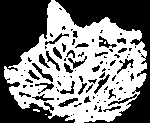
#> input picture pcb/heatlink/art/chi.png, 150 x 123 px, given in place of nakostat-heatlink-top.png, which was not available
$ python key.py
#> lines starting #> are read from the running program, lines starting #| are printed output that depends on the picture
### pcb/heatlink/board/parts.py
"""Parts catalogue: LCSC/EasyEDA footprints and symbols (plus two local board-only footprints),
keyed by role."""
from dataclasses import dataclass
from pathlib import Path

from board.kicadlib import Footprint, load_footprint, load_symbol_pin_types, load_symbol_pins

HERE = Path(__file__).resolve().parent.parent
LCSC_FP = HERE / "footprints" / "lcsc.pretty"
LCSC_SYM = HERE / "footprints" / "lcsc.kicad_sym"
LOCAL_FP = HERE / "footprints" / "local.pretty"


@dataclass
class PartDef:
    key: str
    value: str
    lcsc: str | None         # None: a board-only footprint (test pads, mounting hole), never in BOM/CPL
    footprint: Footprint
    pins: dict
    pin_types: dict
    extended: bool
    tht: bool
    rotation_offset: float   # degrees added to placement rotation for JLCPCB CPL
    body: tuple              # (xmin, ymin, xmax, ymax): the part's real extent, for placement checks


# key: (value, lcsc, footprint file stem, symbol name, extended, rotation_offset)
# Footprint stems and symbol names are exactly what easyeda2kicad wrote. lcsc None means a local,
# board-only footprint from footprints/local.pretty with pin name = pad number.
_TABLE = {
    "ESP32": ("ESP32-S3-MINI-1-N8", "C2913206", "BULETM-SMD_ESP32-S3-MINI-1-N8", "ESP32-S3-MINI-1-N8", True, 0),
    "JST5": ("SM05B-SRSS-G-TB", "C265419", "CONN-SMD_SM05B-SRSS-G-TB-LF-SN", "SM05B-SRSS-G-TB(LF)(SN)", True, 0),
    "ESD": ("USBLC6-2SC6", "C7519", "SOT-23-6_L2.9-W1.6-P0.95-LS2.8-BL", "USBLC6-2SC6", True, 0),
    "LDO": ("AP2112K-3.3TRG1", "C51118", "SOT-25-5_L2.9-W1.6-P0.95-LS2.8-BL", "AP2112K-3.3TRG1", True, 0),
    "PTC": ("500mA PTC", "C163512", "F1206", "1206L050YR", True, 0),
    "TVS": ("SMF5.0A", "C151296", "SOD-123F_L2.8-W1.8-LS3.7-RD", "SMF5.0A_C151296", True, 0),
    "SW": ("TS-1187A-B-A-B", "C318884", "SW-SMD_4P-L5.1-W5.1-P3.70-LS6.5-TL_H1.5", "TS-1187A-B-A-B", False, 0),
    "LED": ("WS2812B-2020-V6", "C52917434", "LED-SMD_4P-L2.2-W2.0-P1.00_WS2815C-2020-4P", "WS2812B-2020-V6", True, 0),
    "RELAY": ("HF46F/5-HS1", "C5274168", "RELAY-TH_HF46F-XX-HS1XX-XXX", "HF46F_5-HS1_C5274168", True, 0),
    "FET": ("AO3400A", "C20917", "SOT-23-3_L2.9-W1.3-P1.90-LS2.4-BR", "AO3400A", False, 0),
    "DIODE": ("1N4148W", "C81598", "SOD-123F_L2.7-W1.6-LS3.8-RD", "1N4148W_C81598", False, 0),
    "TERM": ("KF128-5.08-2P", "C474952", "CONN-TH_P5.08_KF128-5.08-2P", "KF128-5.08-2P", True, 0),
    "TOGGLE": ("MTS-103 ON-OFF-ON", "C1788493", "SW-TH_MT-0-103-A101-M200-RS", "MT-0-103-A101-M200-RS+PJ", True, 0),
    "IO": ("DB125-3.5-8P-GN-S", "C5184954", "CONN-TH_8P-P3.50_DORABO_DB125-3.5-8P-GN-S", "DB125-3.5-8P-GN-S", True, 0),
    "IDC": ("DC3-2.54-16PAS", "C2977594", "IDC-TH_16P-P2.54_C3406", "DC3-2.54-16PAS", True, 0),
    "R5K1": ("5k1", "C25905", "R0402", "0402WGF5101TCE", False, 0),
    "R10K": ("10k", "C25744", "R0402", "0402WGF1002TCE", False, 0),
    "R4K7": ("4k7", "C25900", "R0402", "0402WGF4701TCE", False, 0),
    "R100K": ("100k", "C25741", "R0402", "0402WGF1003TCE", False, 0),
    "R100": ("100R", "C25076", "R0402", "0402WGF1000TCE", False, 0),
    "R330": ("330R", "C25104", "R0402", "0402WGF3300TCE", False, 0),
    "C100N": ("100nF", "C1525", "C0402", "CL05B104KO5NNNC", False, 0),
    "C1U": ("1uF", "C52923", "C0402", "CL05A105KA5NQNC", False, 0),
    "C10U": ("10uF", "C19702", "C0603", "CL10A106KP8NNNC", False, 0),
    "DEBUG": ("Debug pads", None, "DebugPads_1x5_P2.54", None, False, 0),
    "MH": ("M3 hole", None, "MountingHole_M3_3.2mm_Pad6", None, False, 0),
    "MHN": ("M3 hole, unplated", None, "MountingHole_M3_3.2mm_NPTH", None, False, 0),
}

# Manufacturer and part number for each assembled part, for PCBWay's BOM (JLCPCB's takes the LCSC
# number alone). PCBWay buys parts anywhere, so the LCSC number goes in the notes as a source.
MFR = {
    "ESP32": ("Espressif", "ESP32-S3-MINI-1-N8"), "JST5": ("JST", "SM05B-SRSS-G-TB(LF)(SN)"),
    "ESD": ("STMicroelectronics", "USBLC6-2SC6"), "LDO": ("Diodes Inc", "AP2112K-3.3TRG1"),
    "PTC": ("Littelfuse", "1206L050YR"), "TVS": ("Littelfuse", "SMF5.0A"),
    "SW": ("XKB Connection", "TS-1187A-B-A-B"), "LED": ("Worldsemi", "WS2812B-2020-V6"),
    "RELAY": ("Hongfa", "HF46F/5-HS1"), "FET": ("Alpha & Omega", "AO3400A"),
    "DIODE": ("Semtech", "1N4148W"), "TERM": ("Cixi Kefa", "KF128-5.08-2P-AA"),
    "TOGGLE": ("Yuen Fung", "MT-0-103-A101-M200-RS"), "IO": ("DORABO", "DB125-3.5-8P-GN-S"),
    "IDC": ("ZHOURI", "DC3-2.54-16PAS"),
    "R4K7": ("UNI-ROYAL", "0402WGF4701TCE"),
    "R5K1": ("UNI-ROYAL", "0402WGF5101TCE"), "R10K": ("UNI-ROYAL", "0402WGF1002TCE"),
    "R100K": ("UNI-ROYAL", "0402WGF1003TCE"), "R100": ("UNI-ROYAL", "0402WGF1000TCE"),
    "R330": ("UNI-ROYAL", "0402WGF3300TCE"), "C100N": ("Samsung", "CL05B104KO5NNNC"),
    "C1U": ("Samsung", "CL05A105KA5NQNC"), "C10U": ("Samsung", "CL10A106KP8NNNC"),
}

# fetched-name -> our-name, per key. The module symbol calls GPIOn "IOn" and spells the UART0 pins
# TXD0/RXD0 (GPIO43/44), exactly as Espressif's datasheet table does; we keep those names.
ALIASES = {}

# Real extents where the footprint's courtyard is smaller than the part. The EasyEDA module
# footprint's courtyard covers only the pad field (15.4 x 15.4); the module is 15.4 x 20.5 with
# the PCB antenna in the 5.05 mm beyond pads 46-60 (its silkscreen outline: y -12.8 .. 7.7).
# The terminal block, the relay and the toggle switch: their bodies, from the footprints' silk
# outlines and the datasheets (the EasyEDA courtyards are the pad fields).
BODY = {"ESP32": (-7.7, -12.8, 7.7, 7.7),
        "JST5": (-3.9, -2.79, 3.9, 3.16),      # tabs x +-3.9, signal pads to y -2.79, housing front 2.83
        "TERM": (-5.08, -5.4, 5.08, 5.3),
        "RELAY": (-10.4, -3.6, 10.5, 3.6),
        "TOGGLE": (-6.5, -4.0, 6.5, 4.0),
        "IO": (-14.0, -3.9, 14.0, 3.5),         # wire openings on the +y side
        "IDC": (-14.25, -4.52, 14.25, 4.5)}     # the shroud; its key slot is on the +y side
# The antenna strip of the module, in footprint coordinates (above the top pad row).
ESP32_ANTENNA = (-7.7, -12.8, 7.7, -7.75)

# 3D models (fetch_models.sh puts them in footprints/lcsc.3dshapes). Each EasyEDA footprint names its
# model and carries its offset and rotation; parts whose footprint names none get one here.
# WS2812B-2020-V6 (C52917434) has no EasyEDA model: the WS2812B-2020 one (C965555) is the same
# 2.0 x 2.0 x 0.8 mm package, and its footprint has the same pin 1-4 layout as ours to within
# 0.05 mm, with zero model offset and rotation.
LCSC_3D = HERE / "footprints" / "lcsc.3dshapes"
MODEL_OVERRIDE = {"LED": "LED-SMD_4P-L2.0-W2.0-H0.8-TL_WS2812B-2020"}
# Model offsets (x, y, z in mm, KiCad's model frame) that replace easyeda2kicad's where its are
# wrong, found from top and side renders: the SOT-23-6 and C0603 offsets push the bodies off their
# pads, the JST model's origin is 2 mm off its centre, and the capacitor models are centred on
# z = 0 (half inside the board), so they are lifted by half their height. The IDC header's model
# origin is 11.43 mm (4.5 pitches) and 4.57 mm off the footprint's centre.
MODEL_OFFSET = {"ESD": (0, 0, 0), "JST5": (-2.0, -0.33, 0), "IDC": (-11.43, -4.47, 0),
                "C10U": (0, 0, 0.4), "C100N": (0, 0, 0.25), "C1U": (0, 0, 0.25)}


def _load(key, row):
#> called with key = 'ESP32'
    value, lcsc, fp_stem, sym, extended, rot = row
    fp = load_footprint((LCSC_FP if lcsc else LOCAL_FP) / f"{fp_stem}.kicad_mod")
    pins = {}
    if sym is None:     # footprint-only part: one passive pin per numbered pad, name = number
        pins = {p.number: [p.number] for p in fp.pads if p.number}
        pin_types = {n: "passive" for n in pins}
    else:
        alias = ALIASES.get(key, {})
        for name, nums in load_symbol_pins(LCSC_SYM, sym).items():
            pins.setdefault(alias.get(name, name), []).extend(nums)
        pin_types = load_symbol_pin_types(LCSC_SYM, sym)
    # Through-hole only if most numbered signal pads are drilled.
    numbered = [p for p in fp.pads if p.number]
    tht = bool(numbered) and sum(p.kind == "thru_hole" for p in numbered) * 2 > len(numbered)
    return PartDef(key, value, lcsc, fp, pins, pin_types, extended, tht, rot, BODY.get(key, fp.courtyard))


# Extended parts whose CPL rotation offset has been checked. EasyEDA-fetched footprints follow
# JLCPCB's own orientation convention, so their offset is 0. The final check is a look at
# JLCPCB's placement preview at order time.
ROTATION_CHECKED = {k for k, row in _TABLE.items() if row[4] and row[5] == 0}

PARTS = {k: _load(k, row) for k, row in _TABLE.items()}


def part(key):
    return PARTS[key]

### pcb/heatlink/board/key.py
"""The board key: what every part is, what it does and why it's there, as a numbered diagram on
the top render (<stem>-key.png) and a markdown key (docs/heatlink-board-key.md at the repo root)
for the README and the blog posts.

    ./.venv/bin/python -m board.key        # from the existing top render, without a rebuild

build.py writes both after the renders. Positions come from the placement (heatlink_board.AT),
so the markers follow the parts; tests check that every part has an entry."""
import os
from pathlib import Path

from PIL import Image, ImageDraw, ImageFont

from board import heatlink_board as hb

# group: (marker colour, heading, what the block is for)
GROUPS = {
    "mains": ("#e5484d", "230 V mains",
              "The only part of the board at 230 V. It sits at one end, inside the dashed outline, at "
              "least 8 mm from everything else (more than reinforced insulation needs), with no copper "
              "pour, so nothing low-voltage can reach it."),
    "power": ("#f5a524", "USB power and protection",
              "Brings 5 V in from the USB cable, protects the board against shorts, spikes, static and "
              "a reversed cable, then makes the 3.3 V the electronics run on."),
    "relay": ("#a855f7", "Relay driver",
              "Turns a weak 3.3 V GPIO signal into enough current for the relay coil, and makes sure the "
              "relay is off whenever the firmware isn't in control."),
    "mcu": ("#3b82f6", "ESP32 module and support",
            "The ESP32-S3 runs the firmware: Wi-Fi, MQTT to AWS, the fallback schedule and OTA updates. "
            "Its support parts give it clean power and a clean start."),
    "ui": ("#22c55e", "Switch, button and LED",
           "The local controls and indicator, so the heatlink can be used and diagnosed standing at the "
           "boiler with no phone or network."),
    "io": ("#14b8a6", "Reuse I/O",
           "Not used by the heatlink. They make the spare boards reusable as general Wi-Fi I/O boards."),
    "mech": ("#9ca3af", "Mounting and recovery", "Mounting holes and the serial recovery port."),
}

# ref: (group, part, what it does, why it's there). Order is the numbering on the diagram.
KEY = {
    "J2": ("mains", "Kefa KF128 2-way screw terminal", "The boiler's L and SL, in place of the link wire",
           "Screw terminals take the boiler's mains flex without soldering. The 5.08 mm pitch keeps L and SL "
           "over 2.5 mm apart, and the openings face the cable gland."),
    "K1": ("mains", "Hongfa HF46F/5-HS1 relay", "5 V coil; its contact joins L to SL to call for heat",
           "A relay puts a physical gap between the 5 V electronics and 230 V. This one is rated for "
           "reinforced insulation between coil and contacts, so it can bridge the mains boundary on its "
           "own. Its 5 A rating is far beyond the milliamp signal, so it won't wear."),
    "Q1": ("relay", "AO3400A N-MOSFET", "Switches the relay coil to GND",
           "A GPIO gives a few milliamps at 3.3 V; the coil needs 40 mA at 5 V. The MOSFET is the switch in "
           "between, and this one turns fully on with 3.3 V on its gate."),
    "D3": ("relay", "1N4148W diode", "Flyback clamp across the coil",
           "When the coil switches off, its collapsing magnetic field kicks back a voltage spike. The diode "
           "gives that energy a safe path so it can't damage Q1."),
    "R7": ("relay", "100 Ω", "Gate resistor, GPIO 12 to Q1",
           "Limits the current pulse into the MOSFET's gate as it switches, keeping the edges clean."),
    "R8": ("relay", "100 kΩ", "Gate pull-down",
           "While the ESP32 is booting or resetting, its pins float. This holds the gate low, so the relay "
           "and the boiler stay off until the firmware turns them on: fail-safe."),
    "J1": ("power", "JST SM05B-SRSS (house USB)", "5 V power and USB data in",
           "The house USB connector, the same on every one of Martin's boards: one cable for power and "
           "flashing, and no mains power supply on the board."),
    "F1": ("power", "1206L050 polyfuse", "500 mA resettable fuse on 5 V",
           "If anything shorts on the 5 V side (a stray wire on J3/J4, a failed part) it heats up and cuts "
           "the current, then resets once the fault is gone. There's no fuse to replace."),
    "D2": ("power", "SMF5.0A TVS diode", "Clamps spikes on 5 V",
           "Absorbs voltage spikes on the 5 V line. If a miswired cable ever feeds reversed voltage, it "
           "conducts hard and trips F1, protecting everything after it."),
    "U3": ("power", "USBLC6-2SC6", "ESD protection on USB D+ and D−",
           "The USB data lines go straight into the ESP32, and static from a finger or a cable could kill "
           "it. This chip diverts those zaps to ground."),
    "R1": ("power", "5.1 kΩ", "CC pull-down",
           "A USB-C charger only switches 5 V on when it sees this resistor on the CC wire. Without it, a "
           "USB-C charger would supply nothing."),
    "U2": ("power", "AP2112K-3.3 regulator", "5 V to 3.3 V, up to 600 mA",
           "The ESP32 runs at 3.3 V and USB supplies 5 V. A linear regulator is simple and quiet, but turns "
           "the 1.7 V difference into heat (about 0.2 W on average, 0.6 W in Wi-Fi bursts). It's the "
           "warmest part on the board, so the case has a vent above it."),
    "C1": ("power", "10 µF", "Regulator input",
           "A local reservoir, so the regulator doesn't see dips when the load jumps."),
    "C2": ("power", "10 µF", "Regulator output",
           "The regulator needs it to stay stable, and it supplies Wi-Fi's sudden current bursts."),
    "C3": ("power", "100 nF", "Regulator output",
           "Handles the high-frequency noise the larger capacitor is too slow for."),
    "U1": ("mcu", "ESP32-S3-MINI-1-N8 module", "The brain: Wi-Fi, CPU and 8 MB of flash",
           "A pre-certified module (radio, antenna and flash already designed and approved), so the board "
           "needs no RF design. It sits at the far end from the mains, with the antenna hanging off the "
           "edge, clear of copper that would detune it."),
    "C4": ("mcu", "10 µF", "Module 3V3 decoupling",
           "Wi-Fi bursts draw sharp current spikes. Capacitors at the module's power pin supply them "
           "instantly, so the voltage doesn't sag and crash the chip."),
    "C5": ("mcu", "100 nF", "Module 3V3 decoupling", "Partners C4 for the higher-frequency part of that noise."),
    "C6": ("mcu", "1 µF", "EN reset delay",
           "With R2, holds the chip in reset for a few milliseconds at power-up, until the supply is "
           "steady. Espressif's recommended values."),
    "R2": ("mcu", "10 kΩ", "EN pull-up", "Pulls the chip's enable pin high so it runs; with C6 it sets the start-up delay."),
    "SW2": ("ui", "MTS-103 ON-OFF-ON toggle", "Override: ON, AUTO or OFF",
            "A physical override that works with no Wi-Fi or cloud: up forces the heating on, down forces "
            "it off, and the centre lets the system decide. Its bushing comes through the lid."),
    "R9": ("ui", "10 kΩ", "Toggle 'on' pull-up (GPIO 13)",
           "Gives the input a defined high level; the switch pulls it to ground when selected."),
    "R10": ("ui", "10 kΩ", "Toggle 'off' pull-up (GPIO 14)",
            "The same for 'off'. With neither input pulled low, the firmware knows it's in AUTO."),
    "D1": ("ui", "WS2812B-2020 RGB LED", "Status LED, under a light pipe",
           "Shows heating, idle, fallback or no Wi-Fi at a glance: any colour from one part and one data pin."),
    "R6": ("ui", "330 Ω", "LED data resistor (GPIO 15)",
           "Damps ringing on the LED's fast data line and protects the GPIO."),
    "C8": ("ui", "100 nF", "LED decoupling",
           "The LED draws current in sharp pulses; this keeps them off the 3.3 V supply."),
    "SW1": ("ui", "TS-1187A button", "BOOT (GPIO 0)",
            "Holding BOOT at power-up starts the ESP32's built-in bootloader, so a board with broken "
            "firmware can always be reflashed over USB."),
    "R3": ("ui", "10 kΩ", "BOOT pull-up", "Keeps GPIO 0 high, so the board starts normally unless BOOT is pressed."),
    "J3": ("io", "DORABO 8-way 3.5 mm terminal", "5V, G, 3V3, SDA, SCL, GPIO 4/5/6",
           "Power, I²C and three GPIOs on screw terminals, for reusing spare boards. Keep loads small "
           "(about 100 mA from 3V3, 150 mA from 5V)."),
    "J4": ("io", "16-way boxed IDC header", "3V3, 5V, two GNDs and 12 GPIOs",
           "A keyed ribbon-cable header for reuse, with grounds between the signal groups to keep ribbon "
           "signals clean. The STAT-77 round display plugs in here."),
    "R4": ("io", "4.7 kΩ", "I²C SDA pull-up",
           "I²C devices only ever pull the lines low, so something has to pull them high. Fitting these "
           "means sensors just plug in."),
    "R5": ("io", "4.7 kΩ", "I²C SCL pull-up", "As R4, for the clock line."),
    "TP1": ("mech", "Debug pads", "3V3, G, TX, RX, EN",
            "A back door: if USB is ever unusable, a USB-serial adapter on these pads can still flash and "
            "debug the chip."),
    "H1": ("mech", "M3 hole, unplated", "Mounting, mains end",
           "Unplated with no copper, so a screw here connects to nothing. Use a nylon screw."),
    "H2": ("mech", "M3 hole, unplated", "Mounting, mains end",
           "As H1. A metal screw and washer here would sit within 3 mm of J2, so use nylon."),
    "H3": ("mech", "M3 hole, plated", "Mounting",
           "Plated and on GND, so a metal standoff here also grounds the board."),
    "H4": ("mech", "M3 hole, plated", "Mounting", "As H3."),
}

VENT = "U2"          # the warm part: the case vent goes above it
DOC = Path(__file__).resolve().parents[3] / "docs" / "heatlink-board-key.md"
FONT = "/System/Library/Fonts/Supplemental/Arial Bold.ttf"


def board_frame(img):
    """(x0, y0, scale) mapping board mm to render pixels. KiCad renders onto a transparent
    background, so the board's left, top and bottom edges bound the opaque pixels (the antenna
    overhangs the right edge, so that one isn't used)."""
    x0, y0, _, y1 = img.getchannel("A").getbbox()
    return x0, y0, (y1 - y0) / hb.W


def _font(size):
    try:
        return ImageFont.truetype(FONT, size)
    except OSError:
        return ImageFont.load_default(size)


def key_png(top_png, out_png, at=hb.AT, zoom=1.5, margin=24):
    """Numbered markers (coloured by group) on the top render, cropped to the board and enlarged,
    with a dashed ring where the case needs its vent."""
#> called with zoom = 1.5, margin = 24
    render = Image.open(top_png).convert("RGBA")
    l, t, r, b = render.getchannel("A").getbbox()
#> l = 0; t = 0; r = 150; b = 123
    render = render.crop((l - margin, t - margin, r + margin, b + margin))
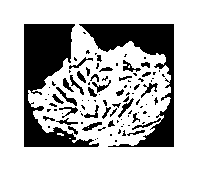
#> render: PIL image 198x171 RGBA; mean R, G, B, A 68.4, 68.4, 68.4, 139; transparent parts drawn white
    render = render.resize((round(render.width * zoom), round(render.height * zoom)), Image.LANCZOS)
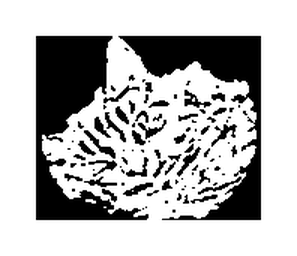
#> render: PIL image 297x256 RGBA; mean R, G, B, A 68.3, 68.3, 68.3, 139; transparent parts drawn white
    x0, y0, s = board_frame(render)
#> in board_frame, `x0, y0, _, y1 = img.getchannel("A").getbbox()`: x0 = 32; y1 = 224
#> x0 = 32; y0 = 32; s = 3.92
    img = Image.new("RGB", render.size, "white")
#> img: PIL image 297x256 RGB; every value is 255
    img.paste(render, mask=render)
    d = ImageDraw.Draw(img)
    rad = 9 * zoom
    vx, vy = x0 + at[VENT][0] * s, y0 + at[VENT][1] * s
#> vx = 163.3; vy = 196.6
    vr = 3.5 * s
#> vr = 13.71
    for a in range(0, 360, 20):              # dashed ring: 10° arcs
        d.arc((vx - vr, vy - vr, vx + vr, vy + vr), a, a + 10, fill="#f5a524", width=round(2 * zoom))
    # the label sits to the left, on the bare mains-area board, clear of the parts
    d.text((vx - vr - 6 * zoom, vy), "vent above U2", fill="#f5a524", font=_font(round(13 * zoom)), anchor="rm")
    f = _font(round(10 * zoom))
    for i, (ref, (g, *_)) in enumerate(KEY.items(), 1):
        cx, cy = x0 + at[ref][0] * s, y0 + at[ref][1] * s
        d.ellipse((cx - rad, cy - rad, cx + rad, cy + rad), fill=GROUPS[g][0], outline="white", width=round(2 * zoom))
        d.text((cx, cy), str(i), fill="white", font=f, anchor="mm")
#> this loop made 37 passes
#> (cx, cy) on passes 1 to 12: (57.47, 173.1), (118.2, 131.9), (182.9, 128), (169.1, 131.9), (194.6, 124.1), (194.6, 131.9), (196.6, 211.4), (161.3, 218.5), (161.3, 209.1), (196.6, 192.7), (210.7, 195), (163.3, 196.6)
    img.save(out_png)
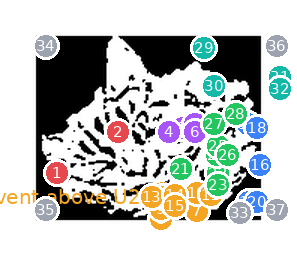
#> saved as nakostat-heatlink-key.png: PIL image 297x256 RGB; mean R, G, B 187.2, 190.2, 187
    return out_png


def key_md(image):
    """The markdown key: one table per block, numbered as on the diagram."""
    num = {ref: i for i, ref in enumerate(KEY, 1)}
    lines = ["# Nakostat heatlink board: component key", "",
             "<!-- Generated by pcb/heatlink/board/key.py (build.py, or `python -m board.key`). "
             "Edit the text there, not here. -->", "",
             "What every part on the heatlink board (STAT-75, `pcb/heatlink/`) does, and why it's there.", "",
             f"![The heatlink board, top view, with numbered parts]({image})", "",
             "Top view, 66 × 49 mm. The mains end (dashed outline) is on the left; the antenna overhangs the "
             "right edge. The dashed orange ring marks where the case needs a vent: above the regulator, U2.",
             ""]
    for g, (_, heading, intro) in GROUPS.items():
        lines += [f"## {heading}", "", intro, "", "| # | Ref | Part | What it does | Why it's there |",
                  "|---|---|---|---|---|"]
        lines += [f"| {num[r]} | {r} | {part} | {what} | {why} |"
                  for r, (grp, part, what, why) in KEY.items() if grp == g]
        lines.append("")
    lines.append("Chi's artwork, the credit and the board name are on the back, in silkscreen only.")
    return "\n".join(lines) + "\n"


def write_key(out_dir, stem, doc):
    """<stem>-key.png beside the renders, and the markdown key at doc, linking to it."""
    png = key_png(out_dir / f"{stem}-top.png", out_dir / f"{stem}-key.png")
    doc.write_text(key_md(Path(os.path.relpath(png, doc.parent)).as_posix()))
    return png


if __name__ == "__main__":
    here = Path(__file__).resolve().parent.parent
    print(write_key(here / "out" / "heatlink", "nakostat-heatlink", DOC))
